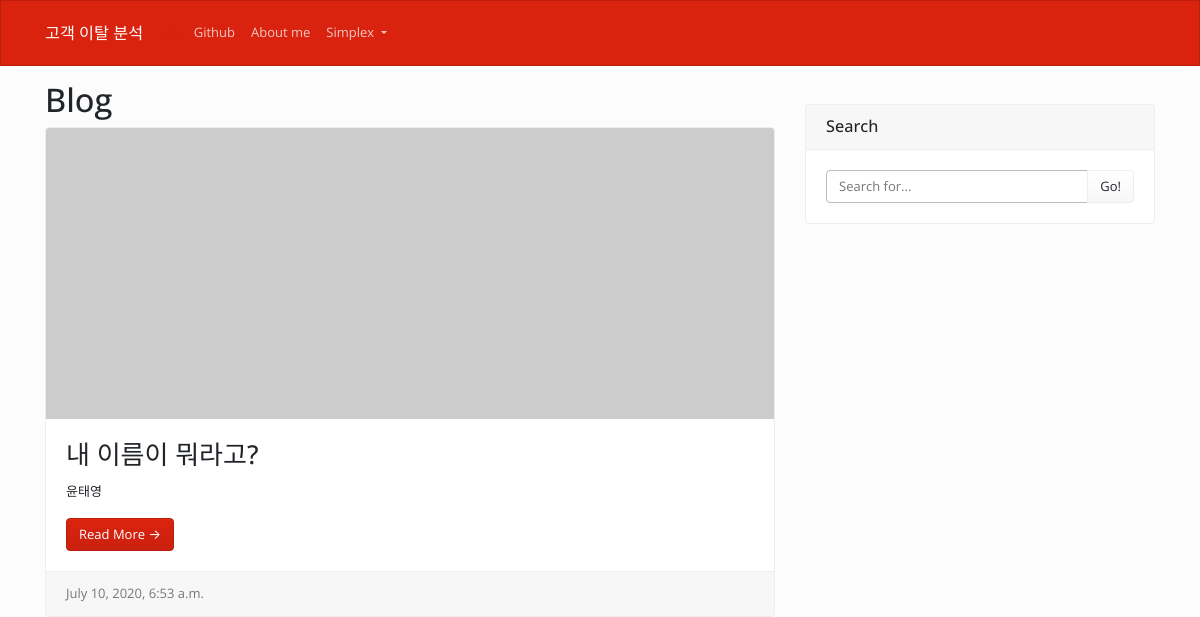
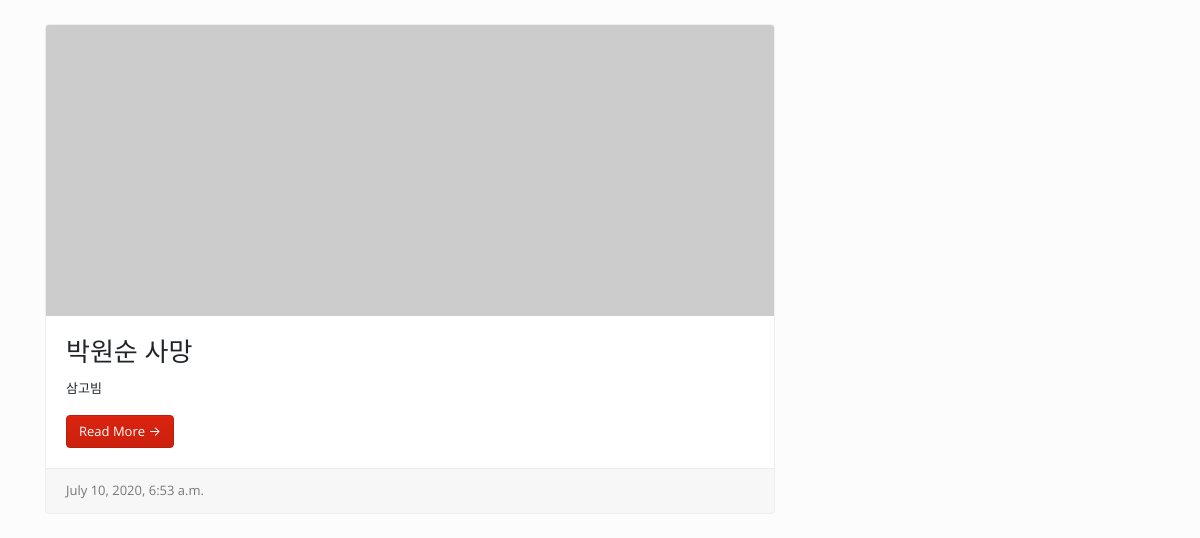
The page /blog/ on the database as committed earlier (2 pictures, top to bottom).
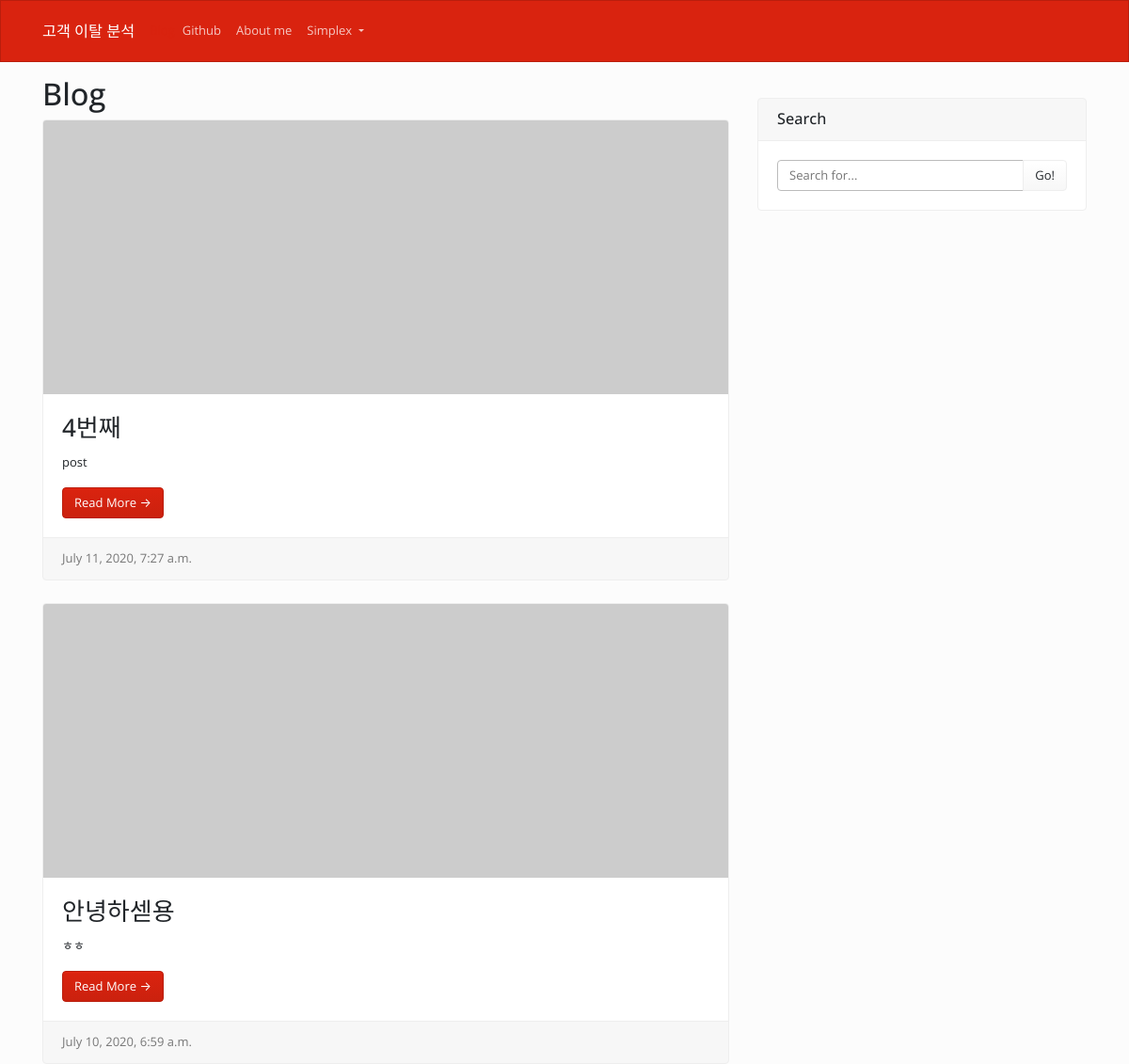
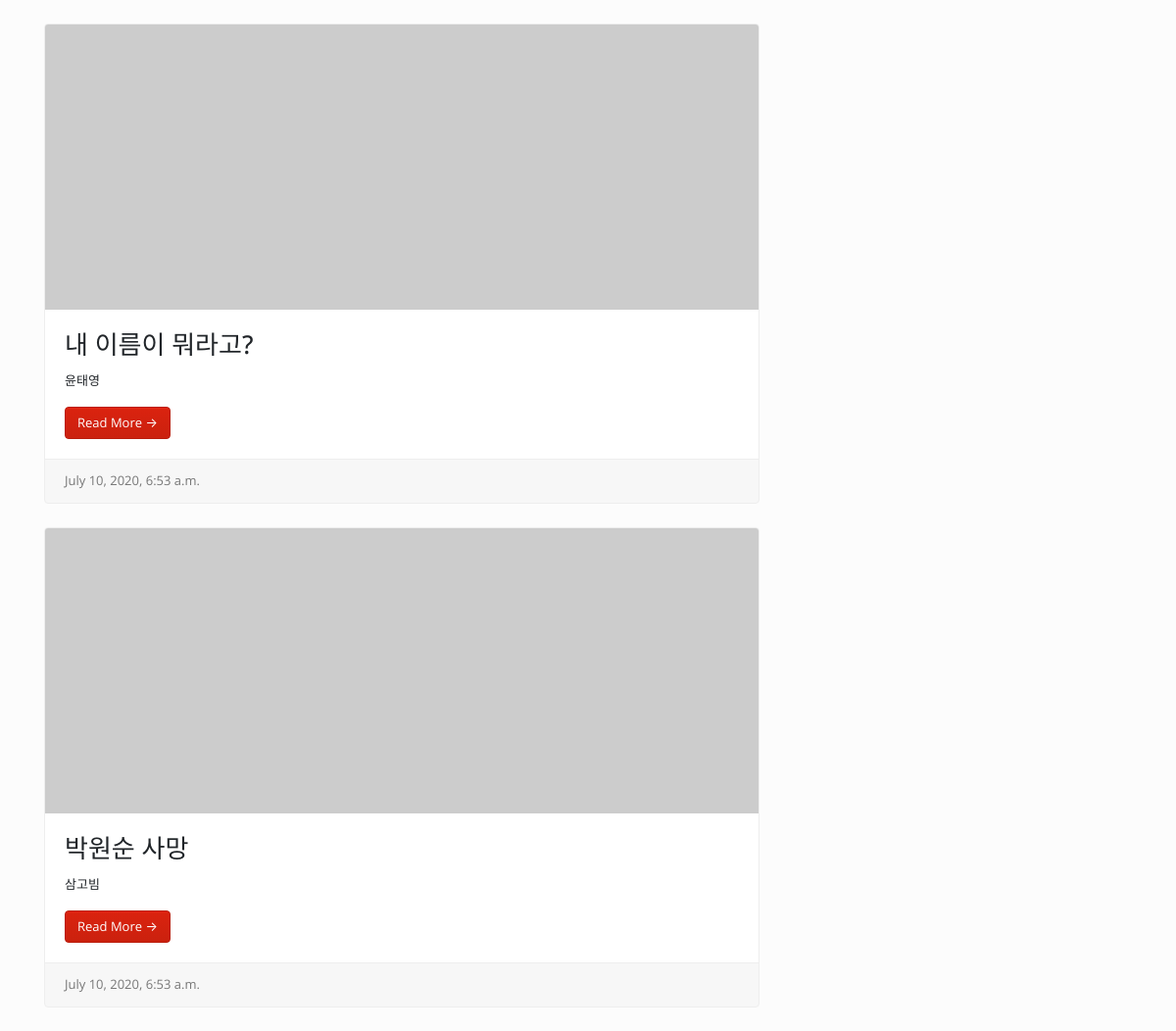
The same page on the database as committed later (2 pictures, top to bottom).
### blog/models.py (models this page shows, shortened)
class Post(models.Model):
    title = models.CharField(max_length=30)  # 길이제한 필요
    content = models.TextField()
    head_image = models.ImageField(upload_to='blog/%Y/%m/%d/', blank=True)
    created = models.DateTimeField()
    author = models.ForeignKey(User, on_delete=models.CASCADE)

### blog/views.py (the view)
# urls.py: path('', views.PostList.as_view()),
class PostList(ListView):
    model = Post
    def get_queryset(self):
        return Post.objects.order_by('-created')

### blog/templates/blog/post_list.html (shortened to what this page needs)
<!DOCTYPE html>
{% load static %}
<html lang="ko">
<head>
    <link rel="stylesheet" href="{% static 'blog/bootstrap/bootstrap.css' %}" media="screen">
    <link rel="stylesheet" href="{% static 'blog/_assets/css/custom.min.css' %}">
</head>
<div class="navbar navbar-expand-lg fixed-top navbar-dark bg-primary" id="navbar">
    <div class="container">
        <a href="../" class="navbar-brand">고객 이탈 분석</a>
        <a href="../" class="navbar-toggle">Blog</a>
        <div class="collapse navbar-collapse" id="navbarResponsive">
            <ul class="navbar-nav">
                <li class="nav-item">
                    <a class="nav-link" href="https://github.com/taeyoung02/Web-django">Github</a>
                </li>
                <li class="nav-item">
                    <a class="nav-link" href="about_me">About me</a>
                </li>
                <li class="nav-item dropdown">
                    <a class="nav-link dropdown-toggle" data-toggle="dropdown" href="#" id="download">Simplex </a>
                </li>
            </ul>
        </div>
    </div>
</div>
<body>
<div class="container">
    <div class="row">
        <div class="col-md-8">
            <h1>Blog</h1>
            {% if object_list.exists %}
                {% for p in object_list %}
                    <div class="card mb-4">
                        {% if p.head_image %}
                            <img class="card-img-top" src="{{ p.head_image.url }}" alt="Card image cap">
                        {% else %}
                            <img class="card-img-top" src="https://picsum.photos/750/300/?blur=2" alt="Card image cap">
                        {% endif %}
                        <div class="card-body">
                            <h2 class="card-title">{{ p.title }}</h2>
                            <p class="card-text">{{ p.content | truncatewords:30 }}</p>
                            <a href="#" class="btn btn-primary">Read More &rarr;</a>
                        </div>
                        <div class="card-footer text-muted">
                            {{ p.created }}
                        </div>
                    </div>
                {% endfor %}
            {% else %}
                <h3>아직 게시물이 없습니다.</h3>
            {% endif %}
        </div>
        <div class="col-md-4">
            <div class="card my-4">
                <h5 class="card-header">Search</h5>
                <div class="card-body">
                    <div class="input-group">
                        <input type="text" class="form-control" placeholder="Search for...">
                        <span class="input-group-append">
                <button class="btn btn-secondary" type="button">Go!</button>
              </span>
                    </div>
                </div>
            </div>
        </div>
    </div>
</div>
</body>
</html>

Rows that differ between the two databases and show on the page:
added Post: title "4번째", content "post", created "July 11, 2020, 7:27 a.m."
added Post: title "안녕하섿용", content "ㅎㅎ", created "July 10, 2020, 6:59 a.m."
